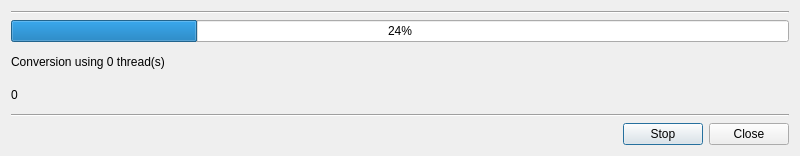
<?xml version="1.0" encoding="UTF-8"?>
<ui version="4.0">
 <class>DialogJ2kConversion</class>
 <widget class="QDialog" name="DialogJ2kConversion">
  <property name="geometry">
   <rect>
    <x>0</x>
    <y>0</y>
    <width>800</width>
    <height>156</height>
   </rect>
  </property>
  <property name="windowTitle">
   <string>JPEG2000 Conversion</string>
  </property>
  <layout class="QVBoxLayout" name="verticalLayout_2">
   <item>
    <widget class="Line" name="line_1">
     <property name="orientation">
      <enum>Qt::Horizontal</enum>
     </property>
    </widget>
   </item>
   <item>
    <layout class="QVBoxLayout" name="verticalLayout">
     <item>
      <layout class="QHBoxLayout" name="horizontalLayout_4">
       <item>
        <widget class="QProgressBar" name="progressBar">
         <property name="value">
          <number>24</number>
         </property>
        </widget>
       </item>
      </layout>
     </item>
     <item>
      <layout class="QHBoxLayout" name="horizontalLayout_2">
       <item>
        <widget class="QLabel" name="labelThreadCount">
         <property name="text">
          <string>Conversion using 0 thread(s) </string>
         </property>
        </widget>
       </item>
       <item>
        <spacer name="horizontalSpacer_1">
         <property name="orientation">
          <enum>Qt::Horizontal</enum>
         </property>
         <property name="sizeHint" stdset="0">
          <size>
           <width>40</width>
           <height>20</height>
          </size>
         </property>
        </spacer>
       </item>
      </layout>
     </item>
     <item>
      <layout class="QHBoxLayout" name="horizontalLayout_3">
       <item>
        <widget class="QLabel" name="labelTotal">
         <property name="minimumSize">
          <size>
           <width>0</width>
           <height>0</height>
          </size>
         </property>
         <property name="text">
          <string>0</string>
         </property>
        </widget>
       </item>
       <item>
        <spacer name="horizontalSpacer_2">
         <property name="orientation">
          <enum>Qt::Horizontal</enum>
         </property>
         <property name="sizeHint" stdset="0">
          <size>
           <width>40</width>
           <height>20</height>
          </size>
         </property>
        </spacer>
       </item>
      </layout>
     </item>
    </layout>
   </item>
   <item>
    <widget class="Line" name="line_2">
     <property name="orientation">
      <enum>Qt::Horizontal</enum>
     </property>
    </widget>
   </item>
   <item>
    <layout class="QHBoxLayout" name="horizontalLayout">
     <item>
      <spacer name="horizontalSpacer_3">
       <property name="orientation">
        <enum>Qt::Horizontal</enum>
       </property>
       <property name="sizeHint" stdset="0">
        <size>
         <width>40</width>
         <height>20</height>
        </size>
       </property>
      </spacer>
     </item>
     <item>
      <widget class="QPushButton" name="buttonStop">
       <property name="text">
        <string>Stop</string>
       </property>
      </widget>
     </item>
     <item>
      <widget class="QPushButton" name="buttonClose">
       <property name="text">
        <string>Close</string>
       </property>
      </widget>
     </item>
    </layout>
   </item>
  </layout>
 </widget>
 <resources/>
 <connections/>
</ui>
